Frame 1 (no input): blank canvas, image omitted
Frame 60 (the mouse pressed at the canvas centre just before this capture): blank canvas, image omitted
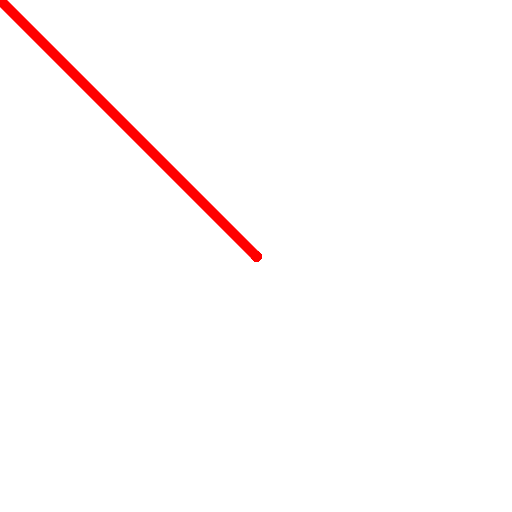
Frame 120 (the mouse held since frame 60 and released just before this capture)

The Processing sketch whose frames 1 and 60 were blank and that drew this single picture after the mouse press (run headless with seeded random() and noise(); from frame 60 on, the mouse is pressed at the canvas centre):

// Processing sketch: e35paintRudimentale
// ── e35paintRudimentale.pde
//Esercizio - Scrivere uno sketch che permetta di disegnare con un pennello di forma rotonda.
//Dare la possibilità di cambiare colore con i tasti r-rosso g-verde b-blu e c-casuale

void setup()
{
  size(512,512);
  stroke(255,0,0);
  strokeWeight(10);
  //fill(255,0,0);
  background(255);
  
}

void draw()
{
  if(mousePressed)
  {
    line(pmouseX,pmouseY,mouseX,mouseY);
    //ellipse(mouseX,mouseY,20,20);
  }
}

void keyPressed()
{
  if((key=='g')||(key=='G'))
    stroke(0,255,0);
   
  if((key=='b')||(key=='B'))
    stroke(0,0,255);
 
  if((key=='r')||(key=='R'))
    stroke(255,0,0);
    
  if((key=='c')||(key=='C'))
    stroke(random(0,255),random(0,255),random(0,255));
}
